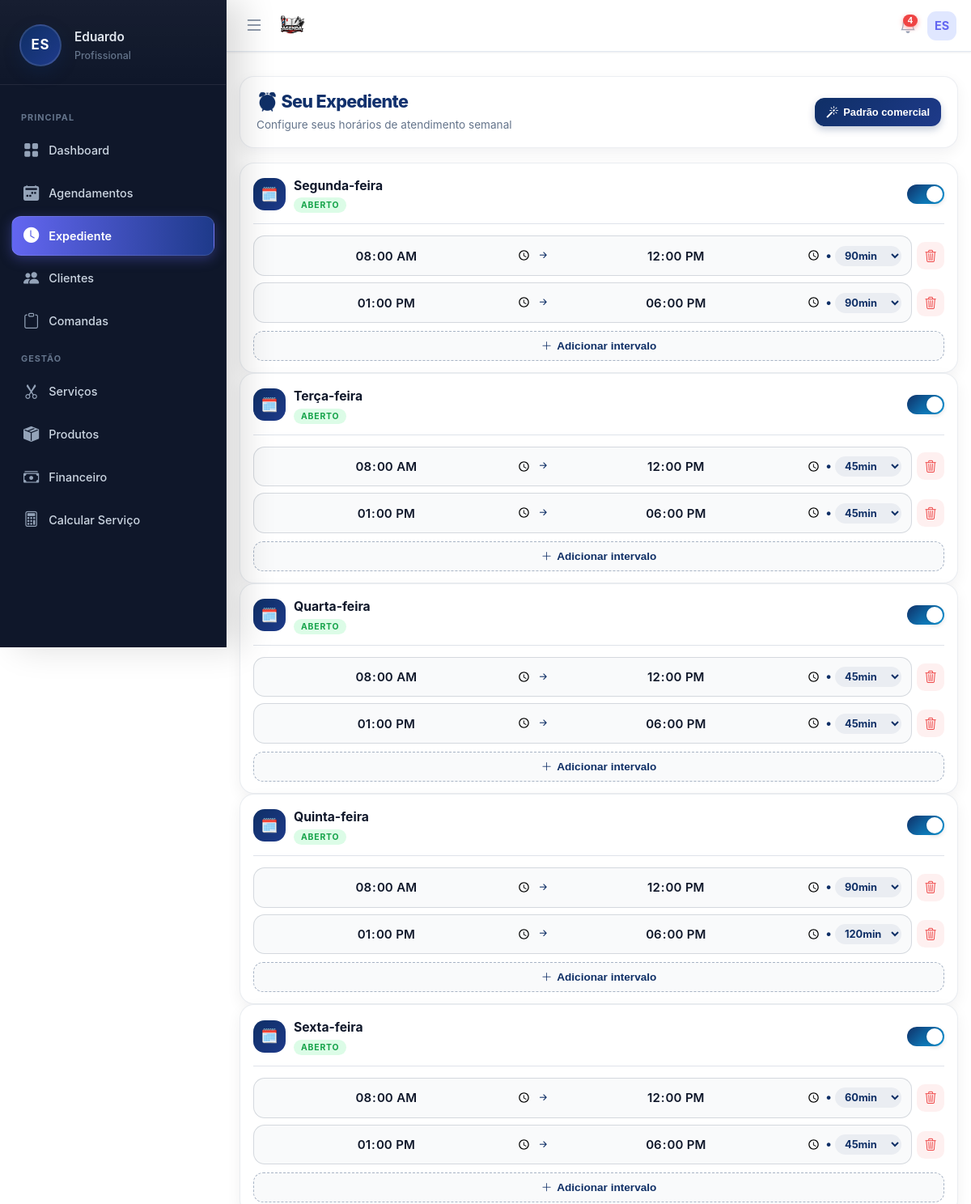
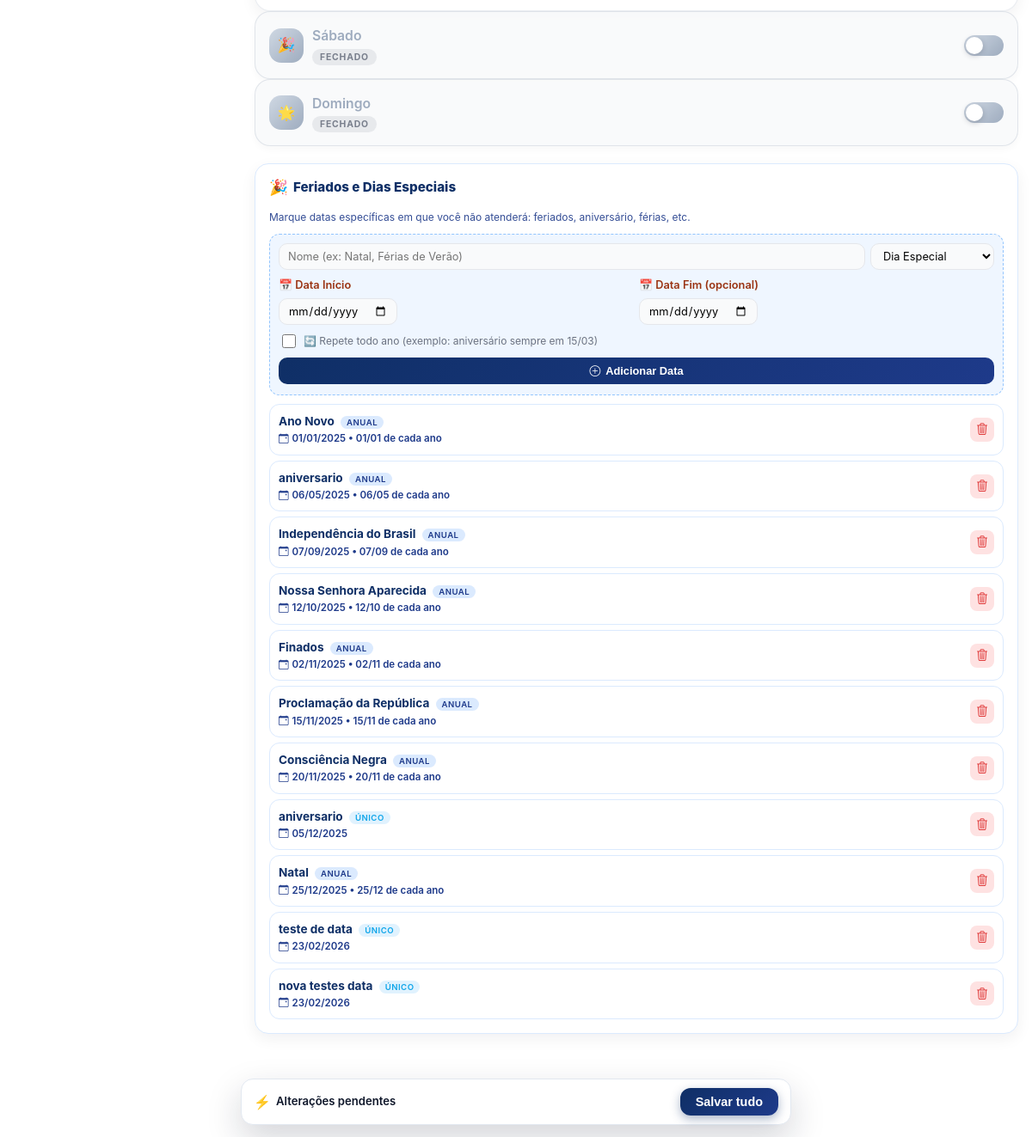
The app's page /pages/horarios/horarios.php (signed in) with its own data (2 pictures, top to bottom).
### tables this page shows
CREATE TABLE usuarios (
        id INTEGER PRIMARY KEY AUTOINCREMENT,
        nome TEXT, email TEXT, telefone TEXT, foto TEXT, biografia TEXT,
        cep TEXT, endereco TEXT, numero TEXT, bairro TEXT, cidade TEXT, estado TEXT,
        criado_em DATETIME DEFAULT CURRENT_TIMESTAMP
    , senha TEXT, estabelecimento TEXT, cor_tema TEXT DEFAULT '#4f46e5', ultimo_login DATETIME, ativo INTEGER DEFAULT 1, data_expiracao DATE, is_vitalicio INTEGER DEFAULT 0, quem_indicou TEXT, valor_mensalidade REAL DEFAULT 19.90, indicado_por TEXT, valor_mensal REAL DEFAULT 19.90, token_recuperacao TEXT, token_validade DATETIME, tipo_estabelecimento TEXT DEFAULT 'Salão de Beleza', instagram TEXT, cpf TEXT, lembrete_email_ativo INTEGER DEFAULT 0, lembrete_email_tempo INTEGER DEFAULT 4, lembrete_email_unidade TEXT DEFAULT 'horas', lembrete_email_cliente INTEGER DEFAULT 1, lembrete_email_confirmar INTEGER DEFAULT 0, lembrete_email_outro TEXT, lembrete_email_copia INTEGER DEFAULT 0, agendamento_min_antecedencia INTEGER DEFAULT 4, agendamento_min_unidade TEXT DEFAULT 'horas', receber_email_diario INTEGER DEFAULT 0, is_teste INTEGER DEFAULT 0, vendedor_id INTEGER);

CREATE TABLE horarios_atendimento (
        id INTEGER PRIMARY KEY AUTOINCREMENT,
        user_id INTEGER NOT NULL,
        dia_semana INTEGER NOT NULL,
        inicio TEXT NOT NULL,
        fim TEXT NOT NULL,
        criado_em DATETIME DEFAULT CURRENT_TIMESTAMP
    , intervalo_minutos INTEGER DEFAULT 30);

CREATE TABLE dias_especiais_fechamento (
        id INTEGER PRIMARY KEY AUTOINCREMENT,
        user_id INTEGER NOT NULL,
        data DATE NOT NULL,
        tipo VARCHAR(50) NOT NULL,
        nome VARCHAR(255) NOT NULL,
        recorrente BOOLEAN DEFAULT 0,
        created_at DATETIME DEFAULT CURRENT_TIMESTAMP,
        FOREIGN KEY (user_id) REFERENCES usuarios(id) ON DELETE CASCADE
    );

### pages/horarios/horarios.php (the view, shortened to what the rows shown need)
<?php
include '../../includes/db.php';
$userId = $_SESSION['user_id'];
$stmt = $pdo->prepare("SELECT * FROM horarios_atendimento WHERE user_id = ? ORDER BY dia_semana ASC, inicio ASC");
$stmt->execute([$userId]);
$registros = $stmt->fetchAll();
$agenda = array_fill(0, 7, []);
foreach ($registros as $reg) {
    $agenda[$reg['dia_semana']][] = [
        'inicio' => $reg['inicio'],
        'fim' => $reg['fim'],
        'intervalo_minutos' => $reg['intervalo_minutos'] ?? 30
    ];
}
$stmt = $pdo->prepare("SELECT * FROM dias_especiais_fechamento WHERE user_id = ? ORDER BY data ASC");
$stmt->execute([$userId]);
$diasEspeciais = $stmt->fetchAll();
$diasSemana = [
    1 => 'Segunda-feira',
    2 => 'Terça-feira',
    3 => 'Quarta-feira',
    4 => 'Quinta-feira',
    5 => 'Sexta-feira',
    6 => 'Sábado',
    0 => 'Domingo'
];
include '../../includes/header.php';
include '../../includes/menu.php';
?>
<div class="main-wrapper">
    <div class="page-header">
        <div class="page-header-top">
            <div class="page-title-wrapper">
                <h2>⏰ Seu Expediente</h2>
            </div>
        </div>
    </div>
    <form method="POST" id="formHorarios">
        <?php
        $iconesDias = [
            1 => '🗓️',
            2 => '🗓️',
            3 => '🗓️',
            4 => '🗓️',
            5 => '🗓️',
            6 => '🎉',
            0 => '🌟'
        ];
        foreach ($diasSemana as $diaIndex => $diaNome):
            $temHorarios = count($agenda[$diaIndex]) > 0;
            $cardClass   = $temHorarios ? '' : 'closed';
            $icone = $iconesDias[$diaIndex];
        ?>
            <div class="day-card <?php echo $cardClass; ?>" id="card-<?php echo $diaIndex; ?>">
                <div class="day-header">
                    <div class="day-info" onclick="triggerToggle(<?php echo $diaIndex; ?>)">
                        <div class="day-icon"><?php echo $icone; ?></div>
                        <div>
                            <div class="day-title"><?php echo $diaNome; ?></div>
                            <span id="badge-<?php echo $diaIndex; ?>" class="status-badge <?php echo $temHorarios ? 'status-open' : 'status-closed'; ?>">
                                <?php echo $temHorarios ? 'Aberto' : 'Fechado'; ?>
                            </span>
                        </div>
                    </div>
                    <label class="switch">
                        <span class="slider"></span>
                    </label>
                </div>
                <div class="day-body" id="body-<?php echo $diaIndex; ?>" style="<?php echo $temHorarios ? '' : 'display:none;'; ?>">
                    <div class="slots-list" id="slots-<?php echo $diaIndex; ?>">
                        <?php foreach ($agenda[$diaIndex] as $i => $horario): ?>
                            <div class="time-slot-row">
                                <div class="time-capsule">
                                    <input type="time" name="horarios[<?php echo $diaIndex; ?>][<?php echo $i; ?>][inicio]"
                                           class="time-input" value="<?php echo $horario['inicio']; ?>" required>
                                    <span class="time-separator"><i class="bi bi-arrow-right-short"></i></span>
                                    <input type="time" name="horarios[<?php echo $diaIndex; ?>][<?php echo $i; ?>][fim]"
                                           class="time-input" value="<?php echo $horario['fim']; ?>" required>
                                    <span class="time-separator">•</span>
                                    <select name="horarios[<?php echo $diaIndex; ?>][<?php echo $i; ?>][intervalo]" class="interval-select" title="Intervalo entre horários">
                                        <option value="45" <?php echo ($horario['intervalo_minutos'] == 45) ? 'selected' : ''; ?>>45min</option>
                                        <option value="60" <?php echo ($horario['intervalo_minutos'] == 60) ? 'selected' : ''; ?>>60min</option>
                                        <option value="90" <?php echo ($horario['intervalo_minutos'] == 90) ? 'selected' : ''; ?>>90min</option>
                                    </select>
                                </div>
                                <button type="button" class="btn-remove" onclick="removerSlot(this)" title="Remover intervalo">
                                    <i class="bi bi-trash3"></i>
                                </button>
                            </div>
                        <?php endforeach; ?>
                    </div>
                    <button type="button" class="btn-add" onclick="adicionarSlot(<?php echo $diaIndex; ?>)">
                        <i class="bi bi-plus-lg"></i> Adicionar intervalo
                    </button>
                </div>
            </div>
        <?php endforeach; ?>
    </form>
    <div class="special-days-section">
        <div class="special-days-list" id="special-days-list">
            <?php if (empty($diasEspeciais)): ?>
                <div class="empty-state">
                    <i class="bi bi-calendar-x" style="font-size: 2rem; display: block; margin-bottom: 8px;"></i>
                    Nenhum dia especial cadastrado
                </div>
            <?php else: ?>
                <?php foreach ($diasEspeciais as $dia): ?>
                    <div class="special-day-item" data-id="<?php echo $dia['id']; ?>">
                        <div class="special-day-info">
                            <div class="special-day-name">
                                <?php echo htmlspecialchars($dia['nome']); ?>
                                <?php if ($dia['recorrente']): ?>
                                    <span class="special-day-badge badge-recorrente">Anual</span>
                                <?php else: ?>
                                    <span class="special-day-badge badge-unico">Único</span>
                                <?php endif; ?>
                            </div>
                            <div class="special-day-date">
                                <i class="bi bi-calendar-event"></i>
                                <?php
                                    $dataObj = new DateTime($dia['data']);
                                    echo $dataObj->format('d/m/Y');
                                    if ($dia['recorrente']) {
                                        echo ' • ' . $dataObj->format('d/m') . ' de cada ano';
                                    }
                                ?>
                            </div>
                        </div>
                        <button type="button"
                                class="btn-remove-special"
                                onclick="removerDiaEspecial(<?php echo $dia['id']; ?>)"
                                title="Remover">
                            <i class="bi bi-trash3"></i>
                        </button>
                    </div>
                <?php endforeach; ?>
            <?php endif; ?>
        </div>
    </div>
</div>
<?php
include '../../includes/footer.php';
?>

### includes/menu.php (shortened to what the rows shown need)
<?php
$userRole  = 'Profissional';
$iniciais  = 'V';
$firstName = 'Visitante';
if (isset($pdo) && isset($_SESSION['user_id'])) {
    $stmtUser = $pdo->prepare("SELECT nome, email, estabelecimento FROM usuarios WHERE id = ? LIMIT 1");
    $stmtUser->execute([$_SESSION['user_id']]);
    $dadoUsuario = $stmtUser->fetch(PDO::FETCH_ASSOC);
    if ($dadoUsuario && !empty($dadoUsuario['nome'])) {
        $userName = $dadoUsuario['nome'];
        $partesNome = explode(' ', trim($userName));
        $firstName  = $partesNome[0];
        $primeiraLetra = mb_substr($partesNome[0], 0, 1);
        $ultimaLetra   = '';
        if (count($partesNome) > 1) {
            $ultimoNome  = end($partesNome);
            $ultimaLetra = mb_substr($ultimoNome, 0, 1);
        }
        $iniciais = strtoupper($primeiraLetra . $ultimaLetra);
    }
}
?>
<link rel="stylesheet" href="https://cdn.jsdelivr.net/npm/bootstrap-icons@1.11.3/font/bootstrap-icons.min.css">
<nav class="app-navbar">
    <div style="display:flex; align-items:center; gap:10px;">
        <div style="position:relative;">
            <div class="navbar-avatar" id="userAvatarBtn">
                <?php echo $iniciais; ?>
            </div>
        </div>
    </div>
</nav>
<aside class="app-sidebar" id="sidebar">
    <div class="sidebar-header">
        <div class="avatar-circle">
            <?php echo $iniciais; ?>
        </div>
        <div class="user-info">
            <h4><?php echo htmlspecialchars($firstName); ?></h4>
            <span><?php echo htmlspecialchars($userRole); ?></span>
        </div>
    </div>
</aside>

### records on screen
usuarios: nome "ES", nome "Eduardo"
horarios_atendimento: inicio "13:00", fim "18:00", intervalo_minutos "90min"
horarios_atendimento: inicio "08:00", fim "12:00", intervalo_minutos "60min"
dias_especiais_fechamento: nome "Ano Novo", recorrente "ANUAL", data "01/01/2025", data "01/01"
dias_especiais_fechamento: nome "aniversario", recorrente "ANUAL", data "06/05/2025", data "06/05"
dias_especiais_fechamento: nome "Independência do Brasil", recorrente "ANUAL", data "07/09/2025", data "07/09"
dias_especiais_fechamento: nome "Nossa Senhora Aparecida", recorrente "ANUAL", data "12/10/2025", data "12/10"
dias_especiais_fechamento: nome "Finados", recorrente "ANUAL", data "02/11/2025", data "02/11"
dias_especiais_fechamento: nome "Proclamação da República", recorrente "ANUAL", data "15/11/2025", data "15/11"
dias_especiais_fechamento: nome "Consciência Negra", recorrente "ANUAL", data "20/11/2025", data "20/11"
dias_especiais_fechamento: nome "aniversario", recorrente "ÚNICO", data "05/12/2025"
dias_especiais_fechamento: nome "Natal", recorrente "ANUAL", data "25/12/2025", data "25/12"
dias_especiais_fechamento: nome "teste de data", recorrente "ÚNICO", data "23/02/2026"
dias_especiais_fechamento: nome "nova testes data", recorrente "ÚNICO", data "23/02/2026"

### other values on screen
$notificacoesNaoLidas "4"
$userRole "Profissional"
$icone "🗓️"
$diaNome "Segunda-feira"
$diaNome "Terça-feira"
$diaNome "Quarta-feira"
$diaNome "Quinta-feira"
$diaNome "Sexta-feira"
$icone "🎉"
$diaNome "Sábado"
$icone "🌟"
$diaNome "Domingo"
